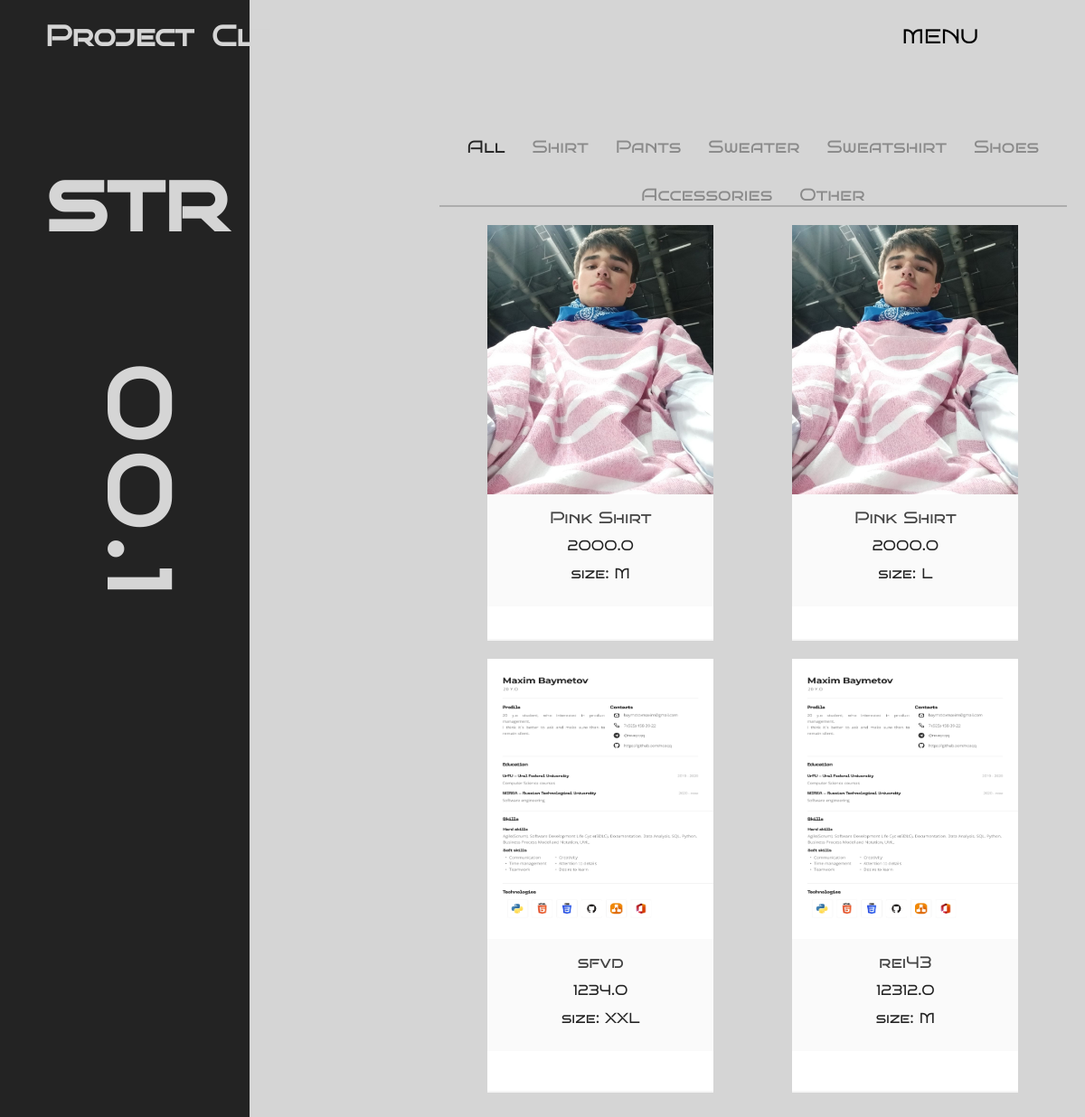
/catalog, run on the app's committed database.
### Store/models.py (models this page shows, shortened)
class Product(models.Model):
    name = models.CharField("Название товара", max_length=100)
    category = models.CharField("Категория", choices=CATEGORY_CHOICES, max_length=2)
    sex = models.CharField("Пол", choices=SEX_CHOICES, max_length=1)
    size = models.CharField("Размер", choices=SIZE_CHOICES, max_length=3)
    price = models.FloatField()
    image = models.ImageField(blank=True, upload_to="Store/static/products/")
    description = models.TextField("Описание", max_length=500, blank=True)

### Store/views.py (the view)
# urls.py: path("catalog", views.catalog, name="catalog"),
def catalog(request):
    categories = [
        {"name": "All", "link": "/catalog", "id": ""},
        {"name": "Shirt", "link": "/catalog/S", "id": "S"},
        {"name": "Pants", "link": "/catalog/P", "id": "P"},
        {"name": "Sweater", "link": "/catalog/J", "id": "J"},
        {"name": "Sweatshirt", "link": "/catalog/SW", "id": "SW"},
        {"name": "Shoes", "link": "/catalog/SH", "id": "SH"},
        {"name": "Accessories", "link": "/catalog/A", "id": "A"},
        {"name": "Other", "link": "/catalog/O", "id": "O"},
    ]
    category = ""
    products = Product.objects.all()
    context = {"products": products, "categories": categories, "category": category}
    return render(request, "Store/catalog.html", context=context)

### Store/templates/Store/catalog.html (shortened to what this page needs)
{% load static %}
<!DOCTYPE html>
<html lang="en">
  <head>
    <link rel="stylesheet" href="{% static '/css/style-index.css' %}" />
  </head>
  <body>
    <div class="header-container">
      <div class="header-left-part">
        <h1>Project</h1>
        <h1>Clt</h1>
      </div>
      <div class="header-right-part">
        <div class="header-right-part">
          <div class="dropdown">
            <button class="dropbtn"><a>MENU</a></button>
          </div>
        </div>
      </div>
    </div>
    <div class="main-container">
      <div class="main-container-left">
        <div class="main-container-left-up">
          <h1>str</h1>
        </div>
        <div class="main-container-right-down">
          <h1>00.1</h1>
        </div>
      </div>
      <div class="main-container-right">
        <div class = "catalog-categories">
          {% for cat in categories%}
          <a href="{{cat.link}}" {% if category == cat.id %} class="active" {% endif %}>{{cat.name}}</a>
          {% endfor %}
        </div>
        <hr>
        <div class="catalog">
          {% if products%} {% for product in products %}
          <div class="product-item">
            <a href="./product/{{product.id}}">
            <img src="/{{product.image}}" />
            <div class="product-list">
              <h3>{{product.name}}</h3>
              <span class="price">{{product.price}}</span>
              <span class="size">size: {{product.size}}</span>
              </a>
            </div>
          </div>
          {% endfor %} {% else %}
          <h1>There are no products</h1>
          <p>Wait a new release of products</p>
          {% endif %}
  </body>
</html>

### Store/static/css/style-index.css (style rules this page uses)
body { height: 100%; width: 100%; margin: 0px; background: rgb(213,213,213); background: linear-gradient(90deg, rgb(35, 35, 35) 23%, rgb(213,213,213) 23%); }
h1, h2, h3, h4, h5, a, p { font-size: 2em; font-family: Bruno-regular; }
.header-container { display: flex; }
.header-left-part { width: 150px; display: flex; flex-direction: row; margin-left: 50px; gap: 20px; color: rgb(213,213,213); }
.header-right-part { display: flex; flex-direction: row; margin-left: auto; margin-right: 30px; align-items: center; gap: 50px; list-style-type: none }
.header-right-part a { text-decoration: none; }
.dropbtn { color: black; padding: 8px; font-size: 0.7em; border: none; outline: none; background-color: transparent; cursor: pointer; }
.dropdown { position: relative; display: inline-block; margin-right: 50px; }
.main-container { display: flex; flex-direction: row; margin: 20px; }
.main-container-left-up { margin-left: 30px; margin-top: 50px; font-size: 3em; color: rgb(213,213,213); }
.main-container-right-down { margin-top: 200px; font-size: 3em; letter-spacing: 10px; transform: rotate(90deg); color: rgb(213,213,213); }
.main-container-right { margin-top: 70px; margin-left: 200px; }
hr { margin: 0px; padding: 0px; border: 1px solid; }
.catalog { display: flex; flex-direction: row; margin: 20px; flex-wrap: wrap; justify-content: space-between; gap: 20px; }
.product-item { width: 250px; text-align: center; margin: 0 auto; border-bottom: 2px solid #F5F5F5; background: white; font-family: "Open Sans"; transition: .3s ease-in; }
.product-item img { display: block; width: 100%; height: 65%; }
.product-list { background: #fafafa; padding: 15px 0; }
.product-list h3 { font-size: 18px; font-weight: 400; color: #444444; margin: 0 0 10px 0; }
.price { font-size: 16px; color: rgb(35, 35, 35); display: block; margin-bottom: 12px; }
.size { font-size: 16px; color: rgb(35, 35, 35); display: block; margin-bottom: 12px; }
.product-item a { text-decoration: none; }
.catalog-categories { display: flex; justify-content: center; flex-direction: row; gap: 30px; flex-wrap: wrap; margin-top: -20px; margin-bottom: 40px; }
.catalog-categories .active { color: rgb(35, 35, 35); }
.catalog-categories a { font-size: 1.2em; color: #44444484; text-decoration: none; }
.main-container-right hr { border: 1px solid rgba(35, 35, 35, 0.227); margin-top: -40px; }

### data on the page
Product: image (picture), name "Pink Shirt", price "2000.0", size "M"
Product: image (picture), name "Pink Shirt", price "2000.0", size "L"
Product: image (picture), name "sfvd", price "1234.0", size "XXL"
Product: image (picture), name "rei43", price "12312.0", size "M"

### other printed values
{{ cat.name }} "All" "Shirt" "Pants" "Sweater" "Sweatshirt" "Shoes" "Accessories" "Other"
